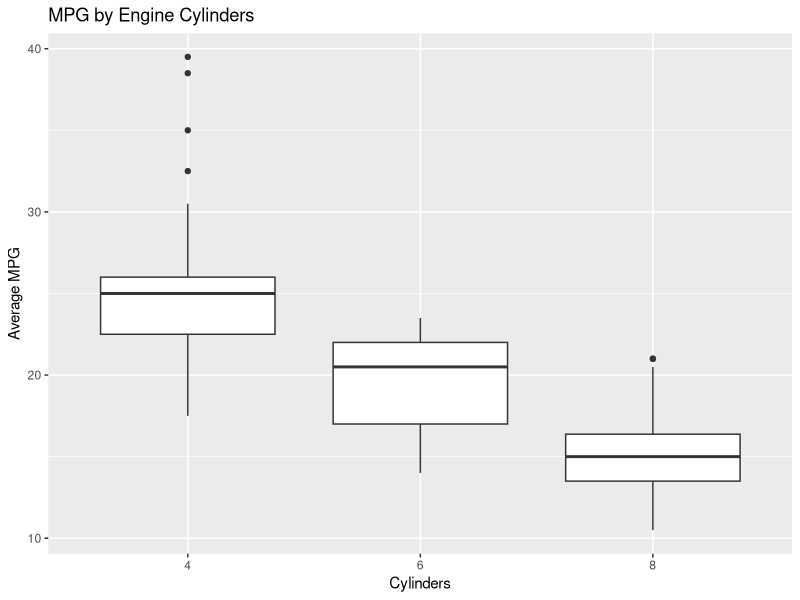
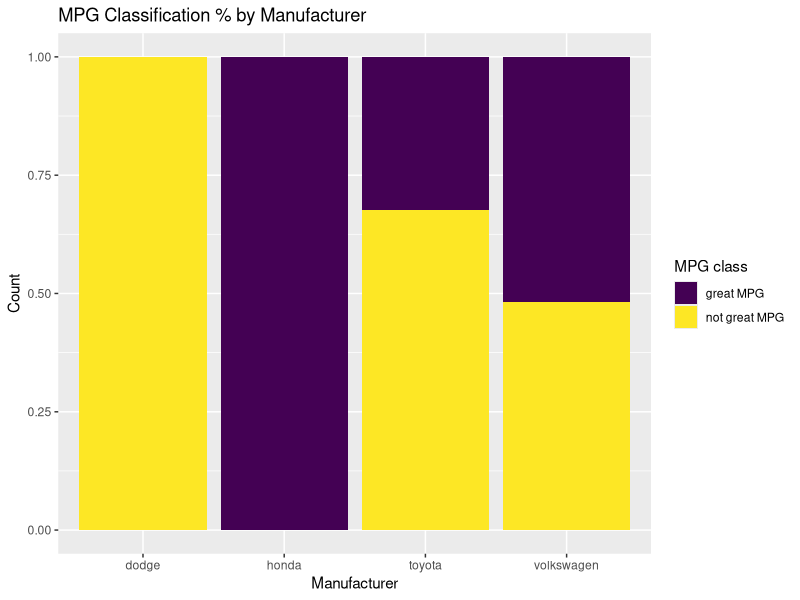

R code for these plots, in order:
## ---- chunk 1
library(tidyverse)
library(viridis)
## ---- chunk 2
data(mpg)
## ---- chunk 3
mpg %>%
  mutate(avg_mpg = (cty + hwy)/2) %>%
  filter(cyl != 5) %>%
  ggplot(aes(x = as.factor(cyl), y = avg_mpg)) + 
  geom_boxplot() +
  labs(x = "Cylinders", y = "Average MPG", title = "MPG by Engine Cylinders")
## ---- chunk 4
mpg %>%
  mutate(avg_mpg = (cty + hwy)/2) %>%
  mutate(mpg_class = ifelse(avg_mpg >= 25, "great MPG", "not great MPG" )) %>%
  filter(manufacturer %in% c("dodge", "volkswagen", "honda", "toyota")) %>%
  ggplot(aes(x = manufacturer, fill = mpg_class)) +
  geom_bar(position = 'fill') +
  scale_fill_viridis(discrete = TRUE) + 
  labs(x = "Manufacturer", y = "Count", fill = "MPG class",
       title = "MPG Classification % by Manufacturer")
